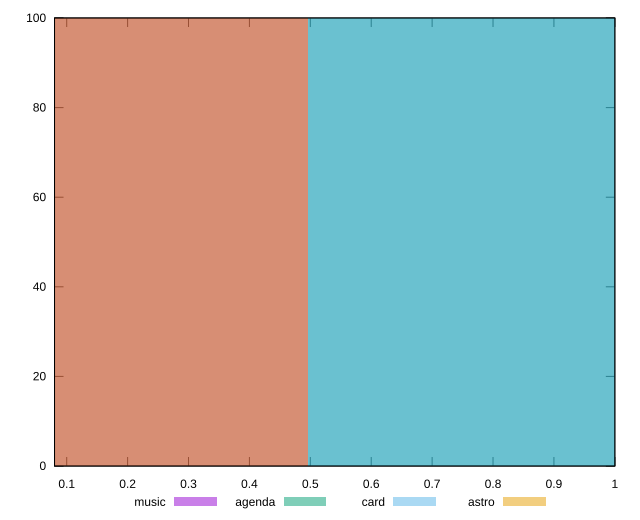

Recreate this plot in gnuplot.
reset

$music <<EOF
0 100
EOF

$agenda <<EOF
0.9929615030153086 100
EOF

$card <<EOF
0.9929615030153086 100
EOF

$astro <<EOF
0 100
EOF

set key outside below
set boxwidth 0.9929615030153086
set xrange [0.08:1]
set yrange [0:100]
set trange [0:100]
set style fill transparent solid 0.5 noborder
set terminal svg size 640, 520 enhanced background rgb 'white'
set output "reports/report_00031_2021-02-24T23-18-18.084Z/unused-javascript/comparison/histogram/all_score.svg"

plot $music title "music" with boxes, \
     $agenda title "agenda" with boxes, \
     $card title "card" with boxes, \
     $astro title "astro" with boxes

reset
